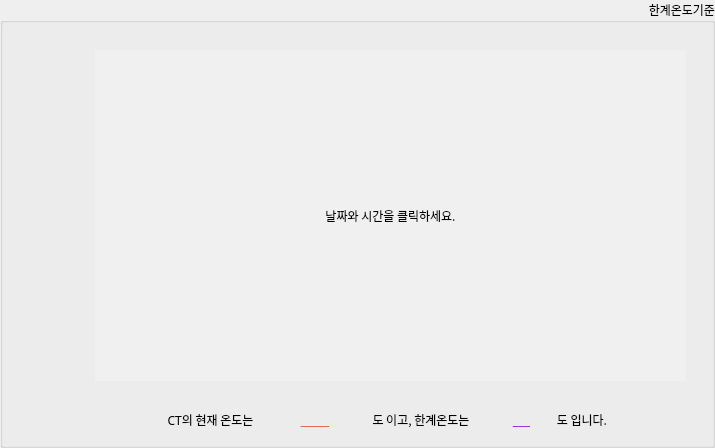
        <widget class="QGroupBox" name="groupBox_4">
         <property name="font">
          <font>
           <family>맑은 고딕</family>
           <pointsize>9</pointsize>
           <weight>50</weight>
           <italic>false</italic>
           <bold>false</bold>
          </font>
         </property>
         <property name="styleSheet">
          <string notr="true">font: 9pt &quot;맑은 고딕&quot;;</string>
         </property>
         <property name="title">
          <string>한계온도기준</string>
         </property>
         <property name="alignment">
          <set>Qt::AlignRight|Qt::AlignTop|Qt::AlignTrailing</set>
         </property>
         <property name="flat">
          <bool>false</bool>
         </property>
         <widget class="QLabel" name="label">
          <property name="geometry">
           <rect>
            <x>140</x>
            <y>400</y>
            <width>141</width>
            <height>39</height>
           </rect>
          </property>
          <property name="maximumSize">
           <size>
            <width>148</width>
            <height>39</height>
           </size>
          </property>
          <property name="styleSheet">
           <string notr="true">
font: 75 9pt &quot;나눔스퀘어OTF Bold&quot;;
</string>
          </property>
          <property name="text">
           <string>CT의 현재 온도는</string>
          </property>
          <property name="alignment">
           <set>Qt::AlignCenter</set>
          </property>
         </widget>
         <widget class="QLabel" name="lb_cur">
          <property name="geometry">
           <rect>
            <x>290</x>
            <y>400</y>
            <width>50</width>
            <height>39</height>
           </rect>
          </property>
          <property name="maximumSize">
           <size>
            <width>50</width>
            <height>39</height>
           </size>
          </property>
          <property name="font">
           <font>
            <family>나눔스퀘어_ac ExtraBold</family>
            <pointsize>10</pointsize>
            <weight>9</weight>
            <italic>false</italic>
            <bold>false</bold>
           </font>
          </property>
          <property name="styleSheet">
           <string notr="true">
font: 75 10pt &quot;나눔스퀘어_ac ExtraBold&quot;;
color:rgb(226, 74, 51);

</string>
          </property>
          <property name="text">
           <string>_____</string>
          </property>
          <property name="alignment">
           <set>Qt::AlignCenter</set>
          </property>
         </widget>
         <widget class="QLabel" name="label_7">
          <property name="geometry">
           <rect>
            <x>336</x>
            <y>400</y>
            <width>170</width>
            <height>39</height>
           </rect>
          </property>
          <property name="maximumSize">
           <size>
            <width>170</width>
            <height>39</height>
           </size>
          </property>
          <property name="styleSheet">
           <string notr="true">
font: 75 9pt &quot;나눔스퀘어OTF Bold&quot;;</string>
          </property>
          <property name="text">
           <string>도 이고, 한계온도는</string>
          </property>
          <property name="alignment">
           <set>Qt::AlignCenter</set>
          </property>
         </widget>
         <widget class="QLabel" name="label_2">
          <property name="geometry">
           <rect>
            <x>540</x>
            <y>400</y>
            <width>84</width>
            <height>39</height>
           </rect>
          </property>
          <property name="maximumSize">
           <size>
            <width>84</width>
            <height>39</height>
           </size>
          </property>
          <property name="styleSheet">
           <string notr="true">
font: 75 9pt &quot;나눔스퀘어OTF Bold&quot;;</string>
          </property>
          <property name="text">
           <string>도 입니다.</string>
          </property>
          <property name="alignment">
           <set>Qt::AlignCenter</set>
          </property>
         </widget>
         <widget class="QLabel" name="lb_55">
          <property name="geometry">
           <rect>
            <x>506</x>
            <y>400</y>
            <width>31</width>
            <height>39</height>
           </rect>
          </property>
          <property name="font">
           <font>
            <family>나눔스퀘어_ac ExtraBold</family>
            <pointsize>10</pointsize>
            <weight>9</weight>
            <italic>false</italic>
            <bold>false</bold>
           </font>
          </property>
          <property name="styleSheet">
           <string notr="true">
font: 75 10pt &quot;나눔스퀘어_ac ExtraBold&quot;;
color:rgb(147, 0, 220);
</string>
          </property>
          <property name="text">
           <string>___</string>
          </property>
          <property name="textFormat">
           <enum>Qt::AutoText</enum>
          </property>
          <property name="alignment">
           <set>Qt::AlignCenter</set>
          </property>
          <property name="wordWrap">
           <bool>false</bool>
          </property>
         </widget>
         <widget class="QWidget" name="verticalLayoutWidget">
          <property name="geometry">
           <rect>
            <x>75</x>
            <y>30</y>
            <width>631</width>
            <height>371</height>
           </rect>
          </property>
          <layout class="QVBoxLayout" name="vl_CT">
           <item>
            <widget class="QLabel" name="lb_han">
             <property name="palette">
              <palette>
               <active>
                <colorrole role="WindowText">
                 <brush brushstyle="SolidPattern">
                  <color alpha="255">
                   <red>0</red>
                   <green>0</green>
                   <blue>0</blue>
                  </color>
                 </brush>
                </colorrole>
                <colorrole role="Button">
                 <brush brushstyle="SolidPattern">
                  <color alpha="255">
                   <red>240</red>
                   <green>240</green>
                   <blue>240</blue>
                  </color>
                 </brush>
                </colorrole>
                <colorrole role="Light">
                 <brush brushstyle="SolidPattern">
                  <color alpha="255">
                   <red>255</red>
                   <green>255</green>
                   <blue>255</blue>
                  </color>
                 </brush>
                </colorrole>
                <colorrole role="Midlight">
                 <brush brushstyle="SolidPattern">
                  <color alpha="255">
                   <red>255</red>
                   <green>255</green>
                   <blue>255</blue>
                  </color>
                 </brush>
                </colorrole>
                <colorrole role="Dark">
                 <brush brushstyle="SolidPattern">
                  <color alpha="255">
                   <red>127</red>
                   <green>127</green>
                   <blue>127</blue>
                  </color>
                 </brush>
                </colorrole>
                <colorrole role="Mid">
                 <brush brushstyle="SolidPattern">
                  <color alpha="255">
                   <red>170</red>
                   <green>170</green>
                   <blue>170</blue>
                  </color>
                 </brush>
                </colorrole>
                <colorrole role="Text">
                 <brush brushstyle="SolidPattern">
                  <color alpha="255">
                   <red>0</red>
                   <green>0</green>
                   <blue>0</blue>
                  </color>
                 </brush>
                </colorrole>
                <colorrole role="BrightText">
                 <brush brushstyle="SolidPattern">
                  <color alpha="255">
                   <red>255</red>
                   <green>255</green>
                   <blue>255</blue>
                  </color>
                 </brush>
                </colorrole>
                <colorrole role="ButtonText">
                 <brush brushstyle="SolidPattern">
                  <color alpha="255">
                   <red>0</red>
                   <green>0</green>
                   <blue>0</blue>
                  </color>
                 </brush>
                </colorrole>
                <colorrole role="Base">
                 <brush brushstyle="SolidPattern">
                  <color alpha="255">
                   <red>240</red>
                   <green>240</green>
                   <blue>240</blue>
                  </color>
                 </brush>
                </colorrole>
                <colorrole role="Window">
                 <brush brushstyle="SolidPattern">
                  <color alpha="255">
                   <red>240</red>
                   <green>240</green>
                   <blue>240</blue>
                  </color>
                 </brush>
                </colorrole>
                <colorrole role="Shadow">
                 <brush brushstyle="SolidPattern">
                  <color alpha="255">
                   <red>0</red>
                   <green>0</green>
                   <blue>0</blue>
                  </color>
                 </brush>
                </colorrole>
                <colorrole role="AlternateBase">
                 <brush brushstyle="SolidPattern">
                  <color alpha="255">
                   <red>255</red>
                   <green>255</green>
                   <blue>255</blue>
                  </color>
                 </brush>
                </colorrole>
                <colorrole role="ToolTipBase">
                 <brush brushstyle="SolidPattern">
                  <color alpha="255">
                   <red>255</red>
                   <green>255</green>
                   <blue>220</blue>
                  </color>
                 </brush>
                </colorrole>
                <colorrole role="ToolTipText">
                 <brush brushstyle="SolidPattern">
                  <color alpha="255">
                   <red>0</red>
                   <green>0</green>
                   <blue>0</blue>
                  </color>
                 </brush>
                </colorrole>
               </active>
               <inactive>
                <colorrole role="WindowText">
                 <brush brushstyle="SolidPattern">
                  <color alpha="255">
                   <red>0</red>
                   <green>0</green>
                   <blue>0</blue>
                  </color>
                 </brush>
                </colorrole>
                <colorrole role="Button">
                 <brush brushstyle="SolidPattern">
                  <color alpha="255">
                   <red>240</red>
                   <green>240</green>
                   <blue>240</blue>
                  </color>
                 </brush>
                </colorrole>
                <colorrole role="Light">
                 <brush brushstyle="SolidPattern">
                  <color alpha="255">
                   <red>255</red>
                   <green>255</green>
                   <blue>255</blue>
                  </color>
                 </brush>
                </colorrole>
                <colorrole role="Midlight">
                 <brush brushstyle="SolidPattern">
                  <color alpha="255">
                   <red>255</red>
                   <green>255</green>
                   <blue>255</blue>
                  </color>
                 </brush>
                </colorrole>
                <colorrole role="Dark">
                 <brush brushstyle="SolidPattern">
                  <color alpha="255">
                   <red>127</red>
                   <green>127</green>
                   <blue>127</blue>
                  </color>
                 </brush>
                </colorrole>
                <colorrole role="Mid">
                 <brush brushstyle="SolidPattern">
                  <color alpha="255">
                   <red>170</red>
                   <green>170</green>
                   <blue>170</blue>
                  </color>
                 </brush>
                </colorrole>
                <colorrole role="Text">
                 <brush brushstyle="SolidPattern">
                  <color alpha="255">
                   <red>0</red>
                   <green>0</green>
                   <blue>0</blue>
                  </color>
                 </brush>
                </colorrole>
                <colorrole role="BrightText">
                 <brush brushstyle="SolidPattern">
                  <color alpha="255">
                   <red>255</red>
                   <green>255</green>
                   <blue>255</blue>
                  </color>
                 </brush>
                </colorrole>
                <colorrole role="ButtonText">
                 <brush brushstyle="SolidPattern">
                  <color alpha="255">
                   <red>0</red>
                   <green>0</green>
                   <blue>0</blue>
                  </color>
                 </brush>
                </colorrole>
                <colorrole role="Base">
                 <brush brushstyle="SolidPattern">
                  <color alpha="255">
                   <red>240</red>
                   <green>240</green>
                   <blue>240</blue>
                  </color>
                 </brush>
                </colorrole>
                <colorrole role="Window">
                 <brush brushstyle="SolidPattern">
                  <color alpha="255">
                   <red>240</red>
                   <green>240</green>
                   <blue>240</blue>
                  </color>
                 </brush>
                </colorrole>
                <colorrole role="Shadow">
                 <brush brushstyle="SolidPattern">
                  <color alpha="255">
                   <red>0</red>
                   <green>0</green>
                   <blue>0</blue>
                  </color>
                 </brush>
                </colorrole>
                <colorrole role="AlternateBase">
                 <brush brushstyle="SolidPattern">
                  <color alpha="255">
                   <red>255</red>
                   <green>255</green>
                   <blue>255</blue>
                  </color>
                 </brush>
                </colorrole>
                <colorrole role="ToolTipBase">
                 <brush brushstyle="SolidPattern">
                  <color alpha="255">
                   <red>255</red>
                   <green>255</green>
                   <blue>220</blue>
                  </color>
                 </brush>
                </colorrole>
                <colorrole role="ToolTipText">
                 <brush brushstyle="SolidPattern">
                  <color alpha="255">
                   <red>0</red>
                   <green>0</green>
                   <blue>0</blue>
                  </color>
                 </brush>
                </colorrole>
               </inactive>
               <disabled>
                <colorrole role="WindowText">
                 <brush brushstyle="SolidPattern">
                  <color alpha="255">
                   <red>127</red>
                   <green>127</green>
                   <blue>127</blue>
                  </color>
                 </brush>
                </colorrole>
                <colorrole role="Button">
                 <brush brushstyle="SolidPattern">
                  <color alpha="255">
                   <red>240</red>
                   <green>240</green>
                   <blue>240</blue>
                  </color>
                 </brush>
                </colorrole>
                <colorrole role="Light">
                 <brush brushstyle="SolidPattern">
                  <color alpha="255">
                   <red>255</red>
                   <green>255</green>
                   <blue>255</blue>
                  </color>
                 </brush>
                </colorrole>
                <colorrole role="Midlight">
                 <brush brushstyle="SolidPattern">
                  <color alpha="255">
                   <red>255</red>
                   <green>255</green>
                   <blue>255</blue>
                  </color>
                 </brush>
                </colorrole>
                <colorrole role="Dark">
                 <brush brushstyle="SolidPattern">
                  <color alpha="255">
                   <red>127</red>
                   <green>127</green>
                   <blue>127</blue>
                  </color>
                 </brush>
                </colorrole>
                <colorrole role="Mid">
                 <brush brushstyle="SolidPattern">
                  <color alpha="255">
                   <red>170</red>
                   <green>170</green>
                   <blue>170</blue>
                  </color>
                 </brush>
                </colorrole>
                <colorrole role="Text">
                 <brush brushstyle="SolidPattern">
                  <color alpha="255">
                   <red>127</red>
                   <green>127</green>
                   <blue>127</blue>
                  </color>
                 </brush>
                </colorrole>
                <colorrole role="BrightText">
                 <brush brushstyle="SolidPattern">
                  <color alpha="255">
                   <red>255</red>
                   <green>255</green>
                   <blue>255</blue>
                  </color>
                 </brush>
                </colorrole>
                <colorrole role="ButtonText">
                 <brush brushstyle="SolidPattern">
                  <color alpha="255">
                   <red>127</red>
                   <green>127</green>
                   <blue>127</blue>
                  </color>
                 </brush>
                </colorrole>
                <colorrole role="Base">
                 <brush brushstyle="SolidPattern">
                  <color alpha="255">
                   <red>240</red>
                   <green>240</green>
                   <blue>240</blue>
                  </color>
                 </brush>
                </colorrole>
                <colorrole role="Window">
                 <brush brushstyle="SolidPattern">
                  <color alpha="255">
                   <red>240</red>
                   <green>240</green>
                   <blue>240</blue>
                  </color>
                 </brush>
                </colorrole>
                <colorrole role="Shadow">
                 <brush brushstyle="SolidPattern">
                  <color alpha="255">
                   <red>0</red>
                   <green>0</green>
                   <blue>0</blue>
                  </color>
                 </brush>
                </colorrole>
                <colorrole role="AlternateBase">
                 <brush brushstyle="SolidPattern">
                  <color alpha="255">
                   <red>255</red>
                   <green>255</green>
                   <blue>255</blue>
                  </color>
                 </brush>
                </colorrole>
                <colorrole role="ToolTipBase">
                 <brush brushstyle="SolidPattern">
                  <color alpha="255">
                   <red>255</red>
                   <green>255</green>
                   <blue>220</blue>
                  </color>
                 </brush>
                </colorrole>
                <colorrole role="ToolTipText">
                 <brush brushstyle="SolidPattern">
                  <color alpha="255">
                   <red>0</red>
                   <green>0</green>
                   <blue>0</blue>
                  </color>
                 </brush>
                </colorrole>
               </disabled>
              </palette>
             </property>
             <property name="styleSheet">
              <string notr="true">
background-color: rgb(240, 240, 240);
margin: 20px;
font: 25 9pt &quot;나눔스퀘어 Light&quot;;</string>
             </property>
             <property name="text">
              <string>날짜와 시간을 클릭하세요.</string>
             </property>
             <property name="alignment">
              <set>Qt::AlignCenter</set>
             </property>
            </widget>
           </item>
          </layout>
         </widget>
         <zorder>label_7</zorder>
         <zorder>label</zorder>
         <zorder>label_2</zorder>
         <zorder>lb_cur</zorder>
         <zorder>lb_55</zorder>
         <zorder>verticalLayoutWidget</zorder>
        </widget>
